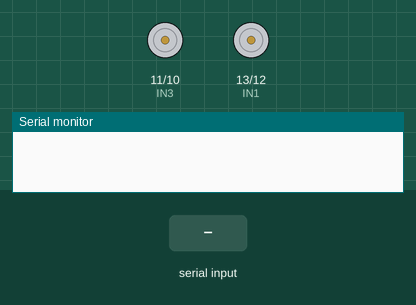
This sketch was run on a simulated Arduino Uno, built with avr-gcc and run on an emulated ATmega328P. Parts: motor-driver pin pairs drawn as motors (green arrow = first pin HIGH = forward, orange = second pin HIGH = backward, longer = more drive), the last lines printed to the serial monitor. The inputs (shaded band) are chosen by the test bench.

Above: at 1.2 s.
1.3 s: "F" received over Serial
At 1.8 s:
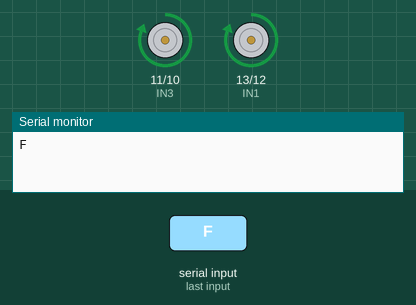
2.8 s: "B" received over Serial
At 4.0 s:
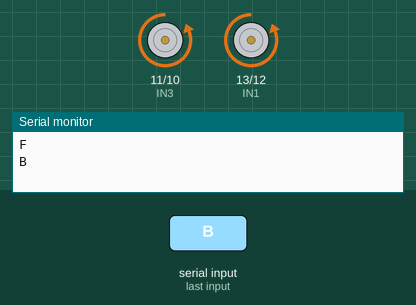
4.3 s: "R" received over Serial
At 5.2 s:
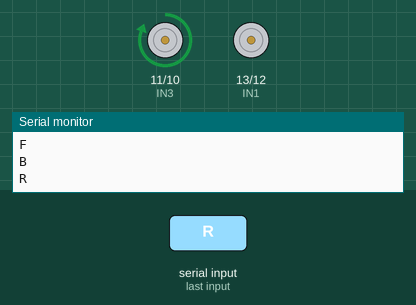
5.8 s: "L" received over Serial
At 6.4 s:
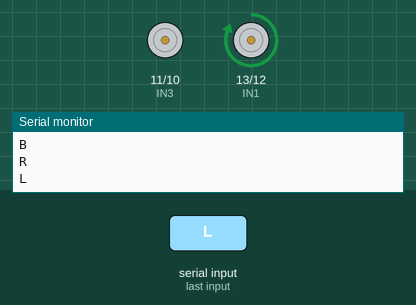
7.3 s: "H" received over Serial
At 8.5 s:
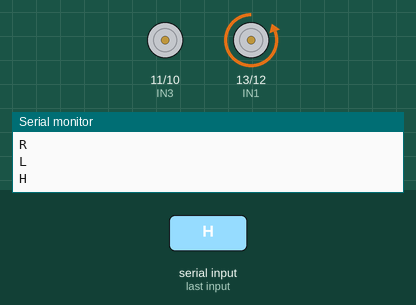
8.8 s: "J" received over Serial
At 9.9 s:
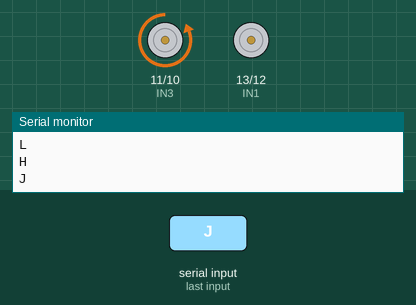
Timing chart, 0 to 11.3 s (numbered marks = the images above; inputs shaded):
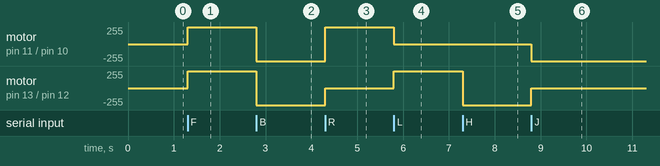

The sketch:

robocar.ino
```cpp
// inisiasi PIN
int IN1 = 13;
int IN2 = 12;
int IN3 = 11;
int IN4 = 10;
char val;

// setup
void setup()
{
pinMode(IN1, OUTPUT);
pinMode(IN2, OUTPUT);
pinMode(IN3, OUTPUT);
pinMode(IN4, OUTPUT);
Serial.begin(9600);
}

// loop input
void loop()
{
 while (Serial.available() > 0)
 {
 val = Serial.read();
 Serial.println(val);
 }

 if( val == 'F') //Maju
 {
 digitalWrite(IN1, HIGH);
 digitalWrite(IN2, LOW);
 digitalWrite(IN3, HIGH);
 digitalWrite(IN4, LOW);
 }
 else if(val == 'B') //Mundur
 {
 digitalWrite(IN1, LOW);
 digitalWrite(IN2, HIGH);
 digitalWrite(IN3, LOW);
 digitalWrite(IN4, HIGH);
 }

 else if(val == 'R') //Kanan
 {
 digitalWrite(IN1, LOW);
 digitalWrite(IN2, LOW);
 digitalWrite(IN3, HIGH);
 digitalWrite(IN4, LOW);
 }
 else if(val == 'L') //Kiri
 {
 digitalWrite(IN1, HIGH);
 digitalWrite(IN2, LOW);
 digitalWrite(IN3, LOW);
 digitalWrite(IN4, LOW);
 }

 else if(val == 'S') //Berhenti
 {
 digitalWrite(IN1, LOW);
 digitalWrite(IN2, LOW);
 digitalWrite(IN3, LOW);
 digitalWrite(IN4, LOW);
 }
 else if(val == 'G') //Maju Kanan
 {
 digitalWrite(IN1, HIGH);
 digitalWrite(IN2, LOW);
 digitalWrite(IN3, LOW);
 digitalWrite(IN4, LOW);
 }
 else if(val == 'H') //Mundur Kanan
 {
 digitalWrite(IN1, LOW);
 digitalWrite(IN2, HIGH);
 digitalWrite(IN3, LOW);
 digitalWrite(IN4, LOW);
 }
 else if(val == 'I') //Maju Kiri
 {
 digitalWrite(IN1, LOW);
 digitalWrite(IN2, LOW);
 digitalWrite(IN3, HIGH);
 digitalWrite(IN4, LOW);
 }
 else if(val == 'J') //Mundur Kiri
 {
 digitalWrite(IN1, LOW);
 digitalWrite(IN2, LOW);
 digitalWrite(IN3, LOW);
 digitalWrite(IN4, HIGH);
 }
}
```

Measured:
- after the input at 1.3 s, motor on pin 11 (IN3) / pin 10 (IN4), motor on pin 13 (IN1) / pin 12 (IN2): stopped → forward 255/255 at once
- after the input at 2.8 s, motor on pin 11 (IN3) / pin 10 (IN4), motor on pin 13 (IN1) / pin 12 (IN2): forward 255/255 → backward 255/255 at once
- after the input at 4.3 s, motor on pin 11 (IN3) / pin 10 (IN4): backward 255/255 → forward 255/255 at once; motor on pin 13 (IN1) / pin 12 (IN2): backward 255/255 → stopped at once
- after the input at 5.8 s, motor on pin 11 (IN3) / pin 10 (IN4): forward 255/255 → stopped at once; motor on pin 13 (IN1) / pin 12 (IN2): stopped → forward 255/255 at once
- after the input at 7.3 s, motor on pin 13 (IN1) / pin 12 (IN2): forward 255/255 → backward 255/255 at once
- after the input at 8.8 s, motor on pin 11 (IN3) / pin 10 (IN4): stopped → backward 255/255 at once; motor on pin 13 (IN1) / pin 12 (IN2): backward 255/255 → stopped at once
